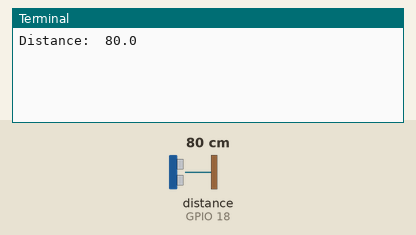
Bench run of a program on a simulated Raspberry Pi (BCM pin numbers). On the bench: the last lines printed to the terminal. The inputs (shaded band) are chosen by the test bench; at power-on: distance to the obstacle (sensor on GPIO 18) 80 cm. The echo pulse lasts 58.3 µs per cm.

Above: at 1.2 s.
1.3 s: distance to the obstacle (sensor on GPIO 18) set to 2 cm
At 2.1 s:
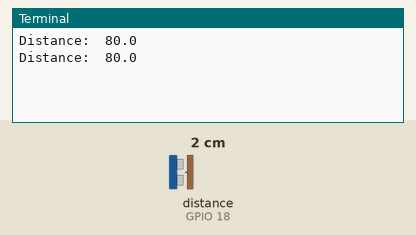
2.8 s: distance to the obstacle (sensor on GPIO 18) set to 4 cm
At 4.3 s:
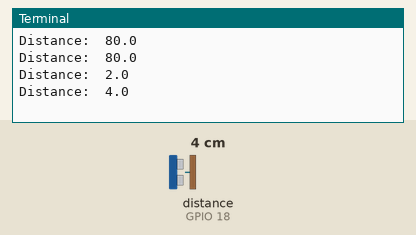
Timing chart, 0 to 5.8 s (numbered marks = the images above; inputs shaded):
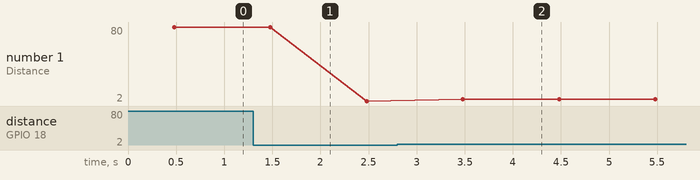

The program:

22-test-ultrasonic-sensor-zero.py
```python
#!/usr/bin/env python
# -*- coding: utf-8 -*-

#  Mit diesem Programm testen wir den Ultraschallsensor und geben
#  dafür den berechneten Abstand eines Objekts vor dem Sensor aus.
#
#  Dieses Programm ist Bestandteil des Erfindergarden Roboter-Workshops.
#  http://www.erfindergarden.de

from gpiozero import DistanceSensor
from time import sleep

sensor = DistanceSensor(echo=18, trigger=17)
while True:
 print('Distance: ', sensor.distance * 100)
 sleep(1)
```

Measured:
- after the input at 2.8 s, the terminal: prints a new line after 0.68 s (image 2)
- plotted number 1: 80 → 2 after the input at 1.3 s, 2 → 4 after the input at 2.8 s
